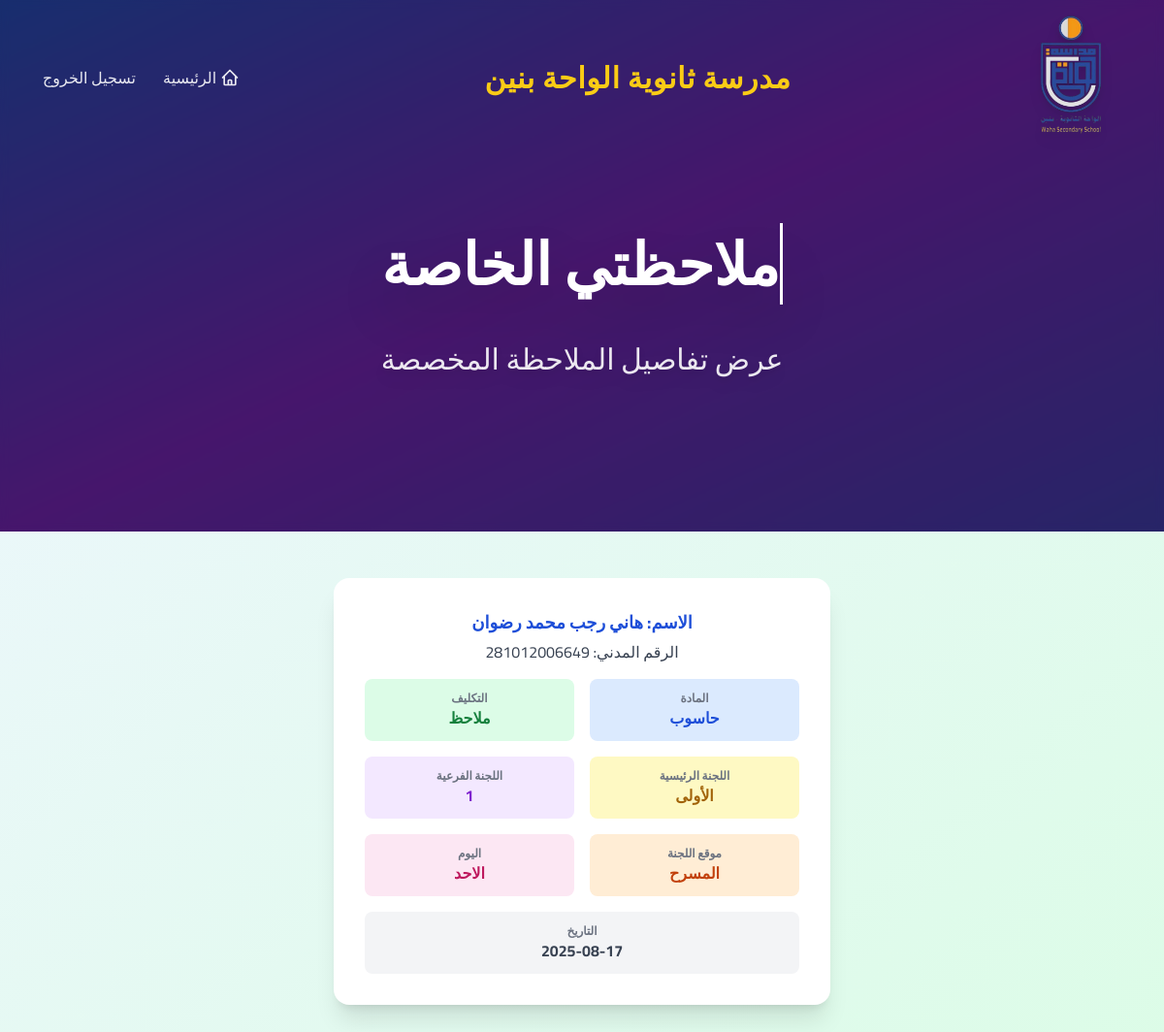
Screenshot of /user/note (signed in) with the database file from the repository.
### app.py (models this page shows)
class SchoolSettings(db.Model):
    id = db.Column(db.Integer, primary_key=True)
    school_logo = db.Column(db.String(255), nullable=True)
    school_name = db.Column(db.String(200), nullable=False)
    school_address = db.Column(db.Text, nullable=True)
    school_phone = db.Column(db.String(50), nullable=True)
    school_email = db.Column(db.String(100), nullable=True)
    school_vision = db.Column(db.Text, nullable=True)
    school_mission = db.Column(db.Text, nullable=True)
    school_values = db.Column(db.Text, nullable=True)
    google_maps_url = db.Column(db.String(500), nullable=True)
    youtube_url = db.Column(db.String(500), nullable=True)
    instagram_url = db.Column(db.String(500), nullable=True)
    telegram_url = db.Column(db.String(500), nullable=True)
    snapchat_url = db.Column(db.String(500), nullable=True)
    whatsapp_url = db.Column(db.String(500), nullable=True)
    academic_year = db.Column(db.String(50), nullable=True)
    academic_semester = db.Column(db.String(50), nullable=True)
    updated_at = db.Column(db.DateTime, default=datetime.utcnow, onupdate=datetime.utcnow)

class Observer(db.Model):
    id = db.Column(db.Integer, primary_key=True)
    civil_id = db.Column(db.String(20), nullable=False)
    name = db.Column(db.String(100), nullable=False)
    subject = db.Column(db.String(100), nullable=False)
    assignment = db.Column(db.String(50), nullable=False)
    main_committee = db.Column(db.String(20), nullable=False)
    sub_committee = db.Column(db.String(20), nullable=False)
    location = db.Column(db.String(100), nullable=False)
    day = db.Column(db.String(20), nullable=False)
    date = db.Column(db.String(20), nullable=False)

### app.py (the view)
@app.route('/user/note')
def user_note():
    if 'civil_id' not in session:
        return redirect(url_for('login'))
    observer = Observer.query.filter_by(civil_id=session['civil_id']).first()
    school_settings = get_school_settings()
    current_year = datetime.now().year
    return render_template('user_observer.html', observer=observer, school_settings=school_settings, current_year=current_year)

### app.py (called while the page is built, shortened)
def get_school_settings():
    try:
        settings = SchoolSettings.query.first()
        return settings
    except Exception as e:
        print(f"خطأ في get_school_settings: {e}")
        return SchoolSettings(
            school_name="اسم المدرسة",
            school_address="عنوان المدرسة",
            school_phone="",
            school_email="",
            school_vision="رؤية المدرسة",
            school_mission="رسالة المدرسة",
            school_values="",
            google_maps_url="",
            youtube_url="",
            instagram_url="",
            telegram_url="",
            snapchat_url="",
            whatsapp_url="",
            academic_year="2024-2025",
            academic_semester="الفصل الدراسي الأول"
        )

### templates/user_observer.html (shortened to what this page needs)
<!DOCTYPE html>
<html lang="ar" dir="rtl">
<head>
    <script src="https://cdn.tailwindcss.com"></script>
</head>
<body class="font-['Cairo'] bg-gradient-to-br from-blue-50 to-green-100 min-h-screen">
    <section class="relative bg-gradient-to-br from-blue-900 via-purple-900 to-indigo-900 overflow-hidden">
        <div class="absolute inset-0 bg-gradient-to-br from-blue-900 via-purple-900 to-indigo-900"></div>
        <div class="absolute inset-0 bg-black/20 backdrop-blur-sm"></div>
        <div class="relative z-20 max-w-7xl mx-auto px-4 sm:px-6 lg:px-8">
            <div class="flex items-center justify-between h-32 md:h-36 lg:h-40">
                <div class="flex items-center flex-shrink-0">
                    {% if school_settings and school_settings.school_logo %}
                    <img src="/assets/images/{{ school_settings.school_logo }}" alt="شعار المدرسة" class="h-24 md:h-28 lg:h-32 w-auto drop-shadow-lg ">
                {% endif %}
                </div>
                <div class="flex-1 flex justify-center">
                                                            <span class="text-base md:text-3xl font-extrabold text-yellow-400 tracking-wide font-['Cairo','Noto Kufi Arabic',sans-serif] select-none">
                    {% if school_settings and school_settings.school_name %}
                        {{ school_settings.school_name }}
                    {% else %}
                        سجل بيانات المدرسة من الاعدادات
                    {% endif %}
                </span>
                </div>
                <div class="flex items-center space-x-2 space-x-reverse">
                    <nav class="hidden md:flex items-center space-x-1 space-x-reverse mr-4">
                        <a href="/user" class="px-3 py-2 rounded-md text-base font-medium text-white/90 hover:text-yellow-400 hover:bg-white/5 transition-all duration-300 flex items-center">
                            <svg class="w-5 h-5 ml-1" fill="none" stroke="currentColor" viewBox="0 0 24 24">
                                <path stroke-linecap="round" stroke-linejoin="round" stroke-width="2" d="M3 12l2-2m0 0l7-7 7 7M5 10v10a1 1 0 001 1h3m10-11l2 2m-2-2v10a1 1 0 01-1 1h-3m-6 0a1 1 0 001-1v-4a1 1 0 011-1h2a1 1 0 011 1v4a1 1 0 001 1m-6 0h6"></path>
                            </svg>
                            الرئيسية
                        </a>
                        <a href="/logout" class="px-3 py-2 rounded-md text-base font-medium text-white/90 hover:text-yellow-400 hover:bg-white/5 transition-all duration-300">تسجيل الخروج</a>
                    </nav>
                </div>
            </div>
        </div>
        <div class="relative z-10 container mx-auto px-6 flex flex-col justify-center items-center text-center pb-32">
            <h1 class="text-4xl md:text-5xl lg:text-6xl font-extrabold mb-8 text-white drop-shadow-2xl leading-relaxed animate-fade-in-up animation-delay-200 overflow-visible mt-16">
                <span class="typing-text">ملاحظتي الخاصة</span>
            </h1>
            <p class="text-xl md:text-2xl lg:text-3xl mb-8 max-w-4xl text-white/90 drop-shadow-lg leading-relaxed animate-fade-in-up animation-delay-400">
                عرض تفاصيل الملاحظة المخصصة
            </p>
        </div>
    </section>
    <main class="container mx-auto px-4 py-12 flex flex-col items-center">
        {% if observer %}
        <div class="bg-white rounded-2xl shadow-xl p-8 w-full max-w-lg flex flex-col items-center">
            <div class="mb-4 flex flex-col items-center">
                <span class="text-lg font-bold text-blue-700">الاسم: {{ observer.name }}</span>
                <span class="text-base text-gray-700 mt-1">الرقم المدني: {{ observer.civil_id }}</span>
            </div>
            <div class="grid grid-cols-2 gap-4 w-full text-center">
                <div class="bg-blue-100 rounded-lg p-3">
                    <div class="text-xs text-gray-500 font-bold">المادة</div>
                    <div class="font-bold text-blue-700">{{ observer.subject }}</div>
                </div>
                <div class="bg-green-100 rounded-lg p-3">
                    <div class="text-xs text-gray-500 font-bold">التكليف</div>
                    <div class="font-bold text-green-700">{{ observer.assignment }}</div>
                </div>
                <div class="bg-yellow-100 rounded-lg p-3">
                    <div class="text-xs text-gray-500 font-bold">اللجنة الرئيسية</div>
                    <div class="font-bold text-yellow-700">{{ observer.main_committee }}</div>
                </div>
                <div class="bg-purple-100 rounded-lg p-3">
                    <div class="text-xs text-gray-500 font-bold">اللجنة الفرعية</div>
                    <div class="font-bold text-purple-700">{{ observer.sub_committee }}</div>
                </div>
                <div class="bg-orange-100 rounded-lg p-3">
                    <div class="text-xs text-gray-500 font-bold">موقع اللجنة</div>
                    <div class="font-bold text-orange-700">{{ observer.location }}</div>
                </div>
                <div class="bg-pink-100 rounded-lg p-3">
                    <div class="text-xs text-gray-500 font-bold">اليوم</div>
                    <div class="font-bold text-pink-700">{{ observer.day }}</div>
                </div>
                <div class="bg-gray-100 rounded-lg p-3 col-span-2">
                    <div class="text-xs text-gray-500 font-bold">التاريخ</div>
                    <div class="font-bold text-gray-700">{{ observer.date }}</div>
                </div>
            </div>
        </div>
        {% else %}
        <div class="bg-white rounded-xl shadow p-6 text-center text-gray-500 text-lg mt-8">
            لا توجد ملاحظة مسجلة لهذا المستخدم.
        </div>
        {% endif %}
    </main>
</body>
</html>

### templates/user_observer.html (style rules this page uses)
.animate-fade-in-up { animation: fade-in-up 1s ease-out forwards; opacity: 0; }
.animation-delay-200 { animation-delay: 0.2s; }
.animation-delay-400 { animation-delay: 0.4s; }
.typing-text { display: inline-block; overflow: visible; white-space: nowrap; border-right: 3px solid white; animation: typing 3s steps(40, end), blink 0.75s step-end infinite; line-height: 1.2; padding: 0.1em 0; }
.overflow-visible { overflow: visible !important; }
h1, h2, h3, h4, h5, h6 { line-height: 1.4 !important; padding: 0.1em 0 !important; }

### rows the page displays
SchoolSettings: school_logo (picture), school_name "مدرسة ثانوية الواحة بنين"
Observer: name "هاني رجب محمد رضوان", civil_id "281012006649", subject "حاسوب", assignment "ملاحظ", main_committee "الأولى", sub_committee "1", location "المسرح", day "الاحد", date "2025-08-17"
